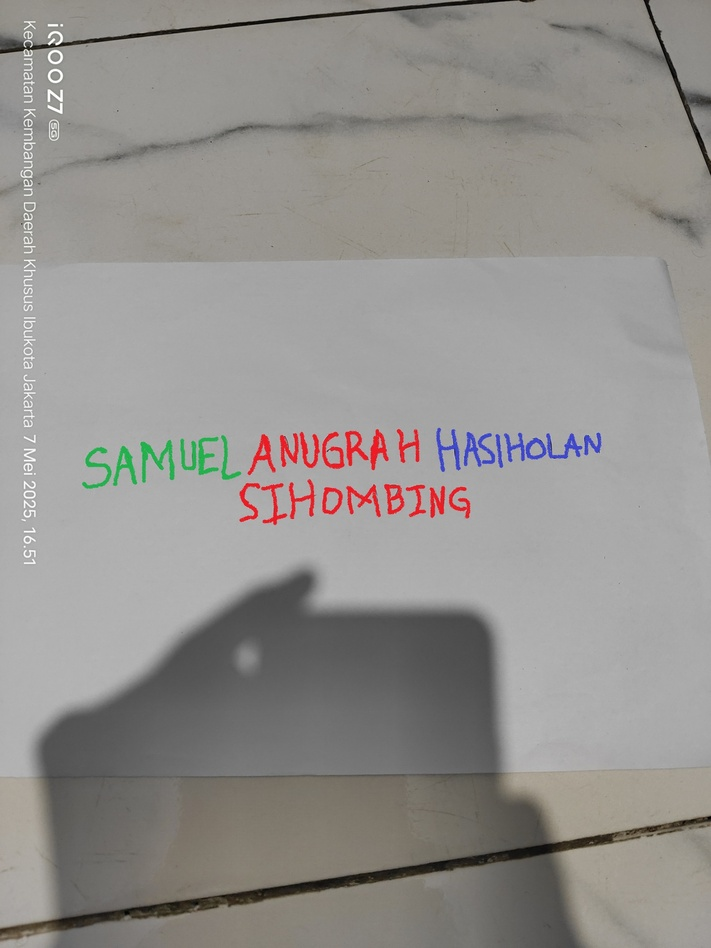
#> input picture UTS_202331006_PCD/Nama.jpg, 711 x 948 px, shrunk from 1578 x 2104 before the run
$ jupyter execute 'UTS_202331006_Samuel Anugrah.ipynb'
#> lines starting #> are read from the running program, lines starting #| are printed output that depends on the picture; after the words box and inside, x2 and y2 are one past the last pixel; in counts of white or black regions, pixels touching at a corner belong together
### Nama: Samuel Anugrah Hasiholan Sihombing
### NIM: 202331006

[cell 1]
import cv2
import numpy as np
import matplotlib.pyplot as plt

### Soal nomor 1

[cell 2]
#Soal nomor 1
# Load gambar
img1 = cv2.imread("Nama.jpg")
#> img1 is the input picture: shape (948, 711, 3); mean B, G, R 141.4, 144.4, 147
img1_rgb = cv2.cvtColor(img1, cv2.COLOR_BGR2RGB)
hsv = cv2.cvtColor(img1, cv2.COLOR_BGR2HSV)
#> hsv: shape (948, 711, 3); mean H, S, V 15.9, 12.6, 147.8

[cell 3]
# Pisahkan channel warna BGR
b, g, r = cv2.split(img1)

# Deteksi warna merah dengan meniadakan kanal hijau dan biru
merah_only = cv2.merge([np.zeros_like(b), np.zeros_like(g), r])

# Konversi ke grayscale untuk visualisasi dan histogram
merah_gray = cv2.cvtColor(merah_only, cv2.COLOR_BGR2GRAY)

# Deteksi warna hijau dengan meniadakan kanal biru dan merah
hijau_only = cv2.merge([np.zeros_like(b), g, np.zeros_like(r)])
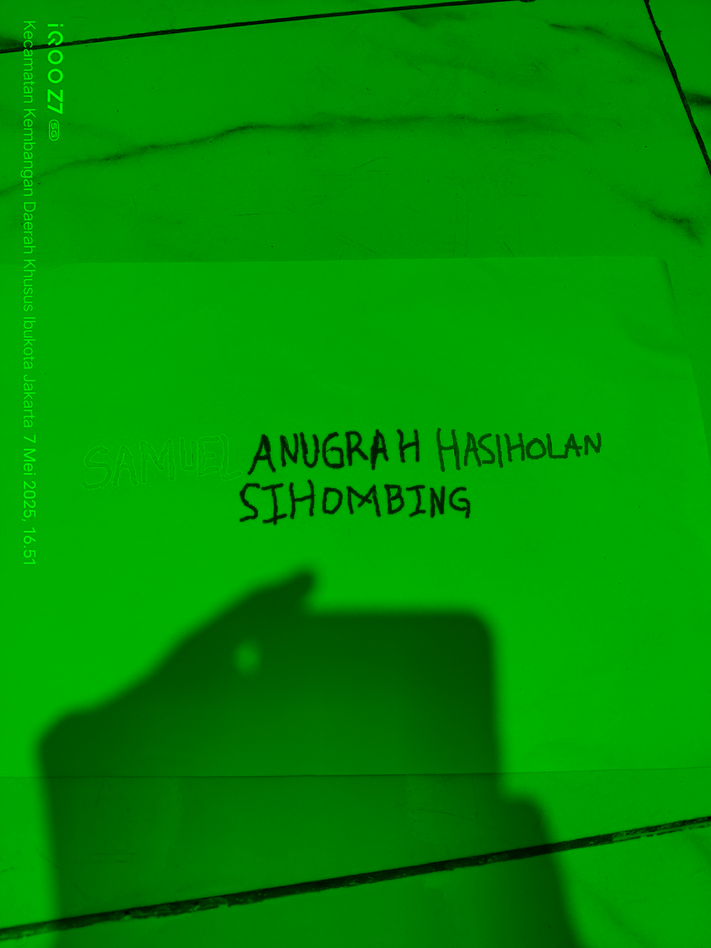
#> hijau_only: shape (948, 711, 3); mean B, G, R 0, 144.4, 0

# Konversi ke grayscale untuk visualisasi dan histogram
hijau_gray = cv2.cvtColor(hijau_only, cv2.COLOR_BGR2GRAY)
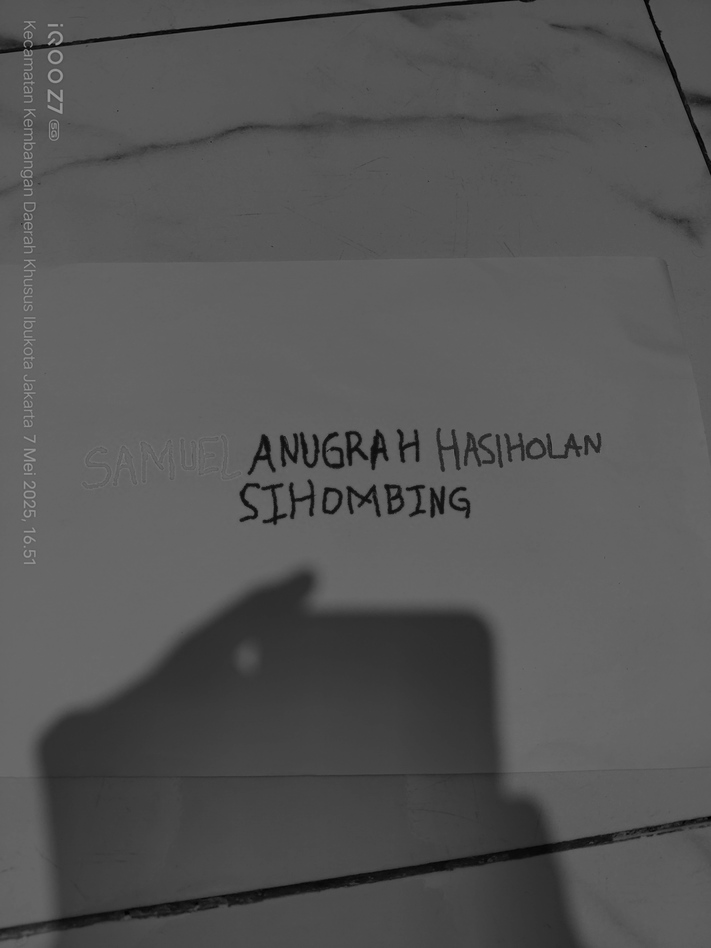
#> hijau_gray: shape (948, 711); min 0, max 150, mean 84.8

# Deteksi warna biru dengan meniadakan kanal hijau dan merah
biru_only = cv2.merge([b, np.zeros_like(g), np.zeros_like(r)])
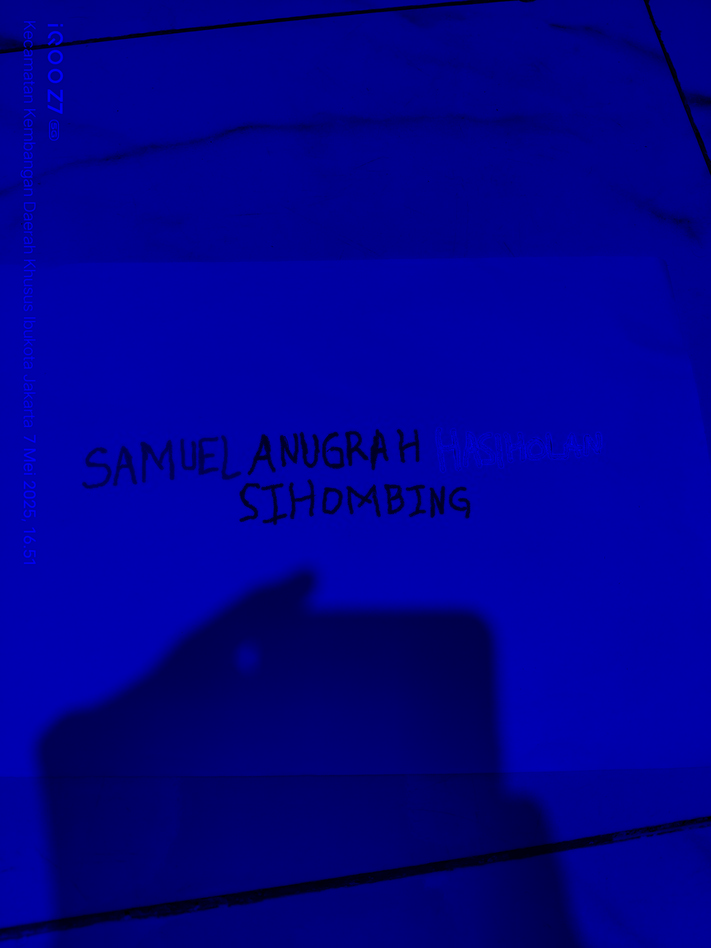
#> biru_only: shape (948, 711, 3); mean B, G, R 141.4, 0, 0

# Konversi ke grayscale untuk visualisasi dan histogram
biru_gray = cv2.cvtColor(biru_only, cv2.COLOR_BGR2GRAY)

[cell 4]
# Menampilkan hasil deteksi warna dan histogramnya
plt.figure(figsize=(15, 10))

# Citra asli
plt.subplot(3, 2, 1)
plt.imshow(img1_rgb)
plt.title("CITRA KONTRAS")
plt.axis('off')

#Gambar deteksi merah
plt.subplot(3, 2, 2)
plt.imshow(merah_gray, cmap='gray')
plt.title("Deteksi Warna Merah")
plt.axis('off' )

#Gambar deteksi hijau
plt.subplot(3, 2, 3)
plt.imshow(hijau_gray, cmap='gray')
plt.title("Deteksi Warna Hijau")
plt.axis('off')

#Gambar deteksi biru
plt.subplot(3, 2, 4)
plt.imshow(biru_gray, cmap='gray')
plt.title("Deteksi Warna Biru")
plt.axis('off')

# Create histograms for each color channel
color = ('r', 'g', 'b')
plt.figure(figsize=(12, 6))

for i, col in enumerate(color):
    plt.subplot(1, 3, i + 1)
    plt.hist([r.flatten(), g.flatten(), b.flatten()][i], bins=256, color=col, alpha=0.6)
    plt.title(f'{col.upper()} Channel Histogram')
    plt.xlabel('Pixel Intensity')
    plt.ylabel('Frequency')

# Show the histograms
plt.tight_layout()
plt.show()
#> figure, not shown here; panel 1: tallest bar 25432 high, from x = 169.3 to 170.3; panel 2: tallest bar 25205 high, from x = 168.3 to 169.3; panel 3: tallest bar 24791 high, from x = 169.3 to 170.3

### Soal nomor 2

[cell 5]
image = cv2.imread("Nama.jpg")
image_rgb = cv2.cvtColor(image, cv2.COLOR_BGR2RGB)
hsv = cv2.cvtColor(image, cv2.COLOR_BGR2HSV)

# Fungsi untuk mendeteksi warna menggunakan rentang HSV
def detect_color_in_range(lower_bound, upper_bound, image):
    mask = cv2.inRange(hsv, lower_bound, upper_bound)
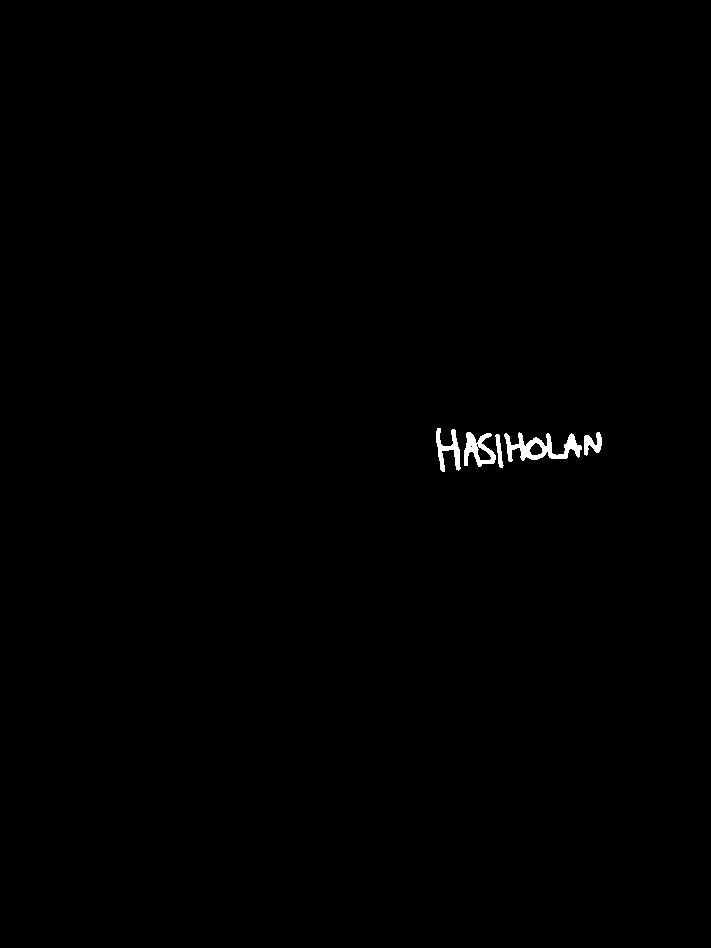
#> mask: shape (948, 711); 0.36% white; 5 white regions, box (x1, y1, x2, y2) and area: (504, 432, 582, 462) 977, (464, 432, 496, 467) 563, (436, 428, 461, 472) 459, (584, 432, 602, 456) 249, (495, 434, 504, 468) 145
    result = cv2.bitwise_and(image_rgb, image_rgb, mask=mask)
    gray_image = cv2.cvtColor(result, cv2.COLOR_RGB2GRAY)
    _, binary_image = cv2.threshold(gray_image, 10, 255, cv2.THRESH_BINARY)
    return binary_image

# Rentang HSV untuk warna tertentu
red_lower1 = np.array([0, 60, 60])
red_upper1 = np.array([10, 255, 255])
red_lower2 = np.array([160, 60, 60])
red_upper2 = np.array([180, 255, 255])

green_lower = np.array([40, 50, 50])
green_upper = np.array([90, 255, 255])

# Memperbaiki rentang biru agar lebih sensitif
blue_lower = np.array([90, 60, 60])  # Lebih sensitif untuk biru
blue_upper = np.array([150, 255, 255])  # Menambahkan sedikit rentang lebih lebar untuk biru

# Membuat gambar kosong untuk "NONE"
none_image = np.zeros_like(image_rgb[:, :, 0])

# Mendeteksi warna biru
blue_detected = detect_color_in_range(blue_lower, blue_upper, image_rgb)

# Mendeteksi warna merah dengan dua rentang
mask_red1 = cv2.inRange(hsv, red_lower1, red_upper1)
#> mask_red1: shape (948, 711); 0.17% white in thin lines or dots, all inside (x1, y1, x2, y2) = (239, 428, 471, 525)
mask_red2 = cv2.inRange(hsv, red_lower2, red_upper2)
#> mask_red2: shape (948, 711); 0.83% white; 23 white regions (5 under 20 px), largest, box (x1, y1, x2, y2) and area: (344, 430, 389, 470) 794, (279, 432, 310, 468) 557, (346, 484, 382, 517) 446
combined_red_mask = cv2.bitwise_or(mask_red1, mask_red2)
#> combined_red_mask: shape (948, 711); 1% white; 13 white regions, largest, box (x1, y1, x2, y2) and area: (344, 429, 389, 471) 908, (279, 432, 320, 469) 853, (239, 482, 288, 526) 802
red_image_result = cv2.bitwise_and(image_rgb, image_rgb, mask=combined_red_mask)
red_detected = cv2.cvtColor(red_image_result, cv2.COLOR_RGB2GRAY)
_, red_detected = cv2.threshold(red_detected, 10, 255, cv2.THRESH_BINARY)

# Mendeteksi warna hijau
green_detected = detect_color_in_range(green_lower, green_upper, image_rgb)
#> in detect_color_in_range (call 2), `mask = cv2.inRange(hsv, lower_bound, upper_bound)`: mask: shape (948, 711); 0.41% white; 5 white regions, box (x1, y1, x2, y2) and area: (180, 436, 219, 476) 794, (140, 440, 175, 483) 690, (82, 447, 112, 489) 481, (112, 446, 138, 486) 478, (221, 435, 242, 480) 311

# Menggabungkan saluran warna untuk menampilkan kombinasi
red_and_blue = cv2.bitwise_or(red_detected, blue_detected)
#> red_and_blue: shape (948, 711); 1.4% white; 18 white regions, largest, box (x1, y1, x2, y2) and area: (504, 432, 582, 462) 977, (344, 429, 389, 471) 908, (279, 432, 320, 469) 853
all_rgb_combined = cv2.bitwise_or(red_and_blue, green_detected)

# Daftar judul dan gambar
image_titles = ['NONE', 'BLUE', 'RED-BLUE', 'RED-GREEN-BLUE']
image_results = [none_image, blue_detected, red_and_blue, all_rgb_combined]

# Plot gambar hasil deteksi warna
plt.figure(figsize=(16, 10))
for i in range(4):
    plt.subplot(2, 2, i + 1)
    plt.imshow(image_results[i], cmap='gray')
    plt.title(image_titles[i], fontsize=14)
    plt.xticks(np.arange(0, image.shape[1], 1000))
    plt.yticks(np.arange(0, image.shape[0], 500))

plt.tight_layout()
plt.show()
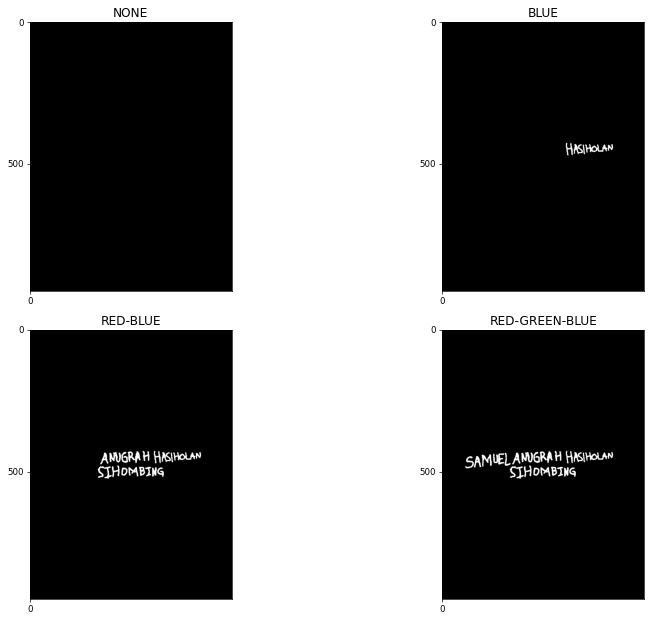
#> figure drawn by matplotlib, 4 panels

# Menampilkan nilai ambang batas yang digunakan
print("Nilai ambang batas yang digunakan:")
print(f"Merah (Range 1): Lower = {red_lower1}, Upper = {red_upper1}")
print(f"Merah (Range 2): Lower = {red_lower2}, Upper = {red_upper2}")
print(f"Hijau: Lower = {green_lower}, Upper = {green_upper}")
print(f"Biru: Lower = {blue_lower}, Upper = {blue_upper}")

### Soal nomor 3

[cell 6]
#Soal nomor 3
#Load gambar
img2 = cv2.imread('Foto gelap.jpg')
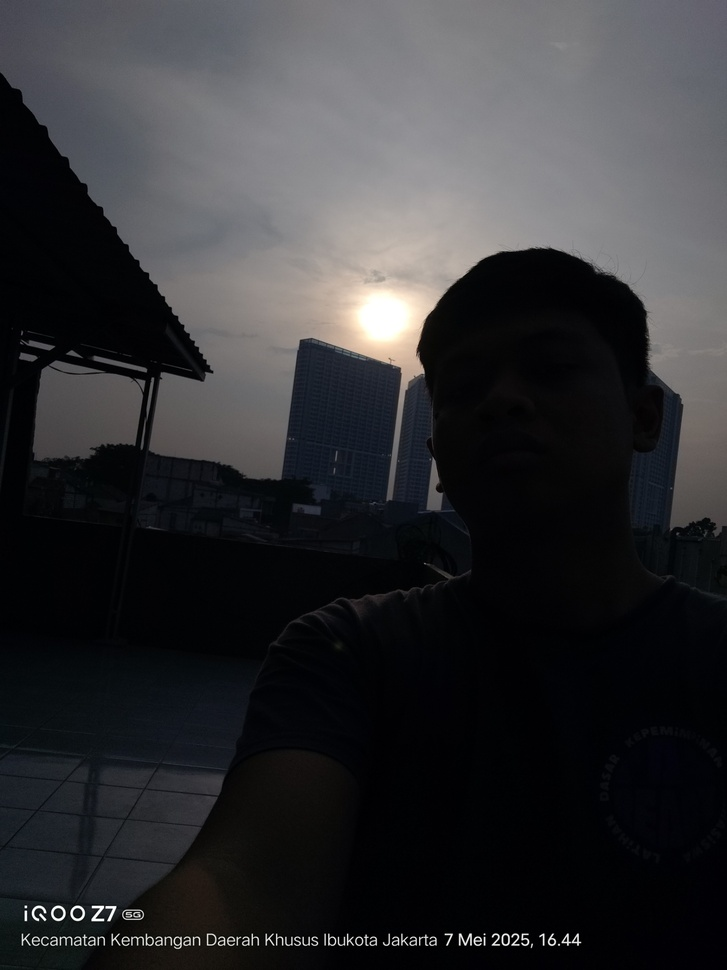
#> input picture UTS_202331006_PCD/Foto gelap.jpg, 727 x 970 px, shrunk from 1615 x 2154 before the run
#> img2 is the input picture: shape (970, 727, 3); mean B, G, R 51.5, 49.1, 48.9
img2_rgb = cv2.cvtColor(img2, cv2.COLOR_BGR2RGB)

[cell 7]
#Konversi ke Grayscale
gray = cv2.cvtColor(img2, cv2.COLOR_BGR2GRAY)

[cell 8]
#Perbaikan kecerahan (menambah pixel intensity)
def brighten(img2_gray, value=150):
#> called with value = 150
    return cv2.add(img2_gray, value)

#Perbaikan kontras (histogram equalization)
def enhance_contrast(img2_gray):
    return cv2.equalizeHist(img2_gray)

#Perbaikan kecerahan + kontras
bright = brighten(gray)
contrast = enhance_contrast(gray)
bright_contrast = enhance_contrast(bright)
#> in enhance_contrast (call 2), `return cv2.equalizeHist(img2_gray)`:
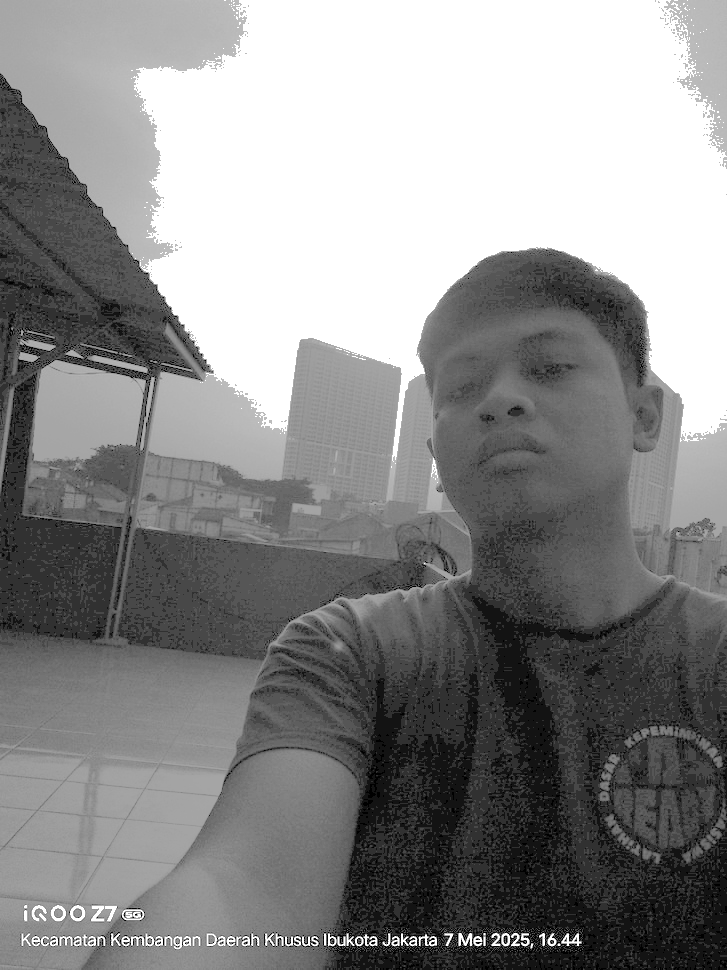
#> returned value: shape (970, 727); min 0, max 255, mean 139.6

[cell 9]
#Plot hasil
titles = ['Gambar Asli', 'Gambar Gray', 'Gambar Gray yang dipercerah',
          'Gambar Gray yang diperkontras', 'Gambar Gray yang dipercerah dan diperkontras']
images = [img2_rgb, gray, bright, contrast, bright_contrast]
cmaps = [None, 'gray', 'gray', 'gray', 'gray']

plt.figure(figsize=(6, 20))  # Ukuran vertikal
for i in range(len(images)):
    plt.subplot(len(images), 1, i + 1)
    plt.imshow(images[i], cmap=cmaps[i])
    plt.axis('off')
    plt.title(titles[i], fontsize=12, ha='center')
#> this loop made 5 passes

plt.tight_layout()
plt.show()
